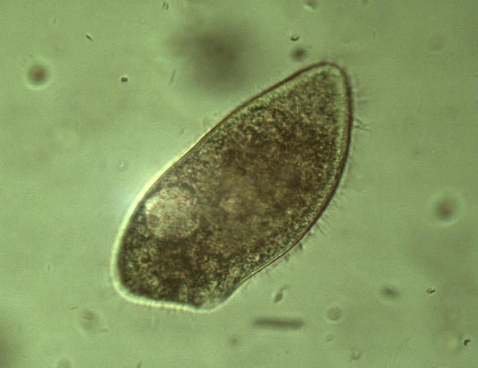
#> input picture 4th Year/Image-Processing/Images/Micro.jpg, 478 x 368 px, found by its file name
$ jupyter execute 'Task 12.ipynb'
#> lines starting #> are read from the running program, lines starting #| are printed output that depends on the picture; after the words box and inside, x2 and y2 are one past the last pixel; in counts of white or black regions, pixels touching at a corner belong together
## Contours
- Using adaptative threshold to create binary mask
- Drawing contours by finding the largest contour in the image (cell)
- Find the orientation of the cell by fitting an ellipse

[cell 1]
import cv2
import numpy as np
from matplotlib import pyplot as plt

I = cv2.imread("../Images/Micro.jpg")
#> I is the input picture: shape (368, 478, 3); mean B, G, R 95.4, 149.9, 130.7
grayImage = cv2.cvtColor(I, cv2.COLOR_BGR2GRAY)
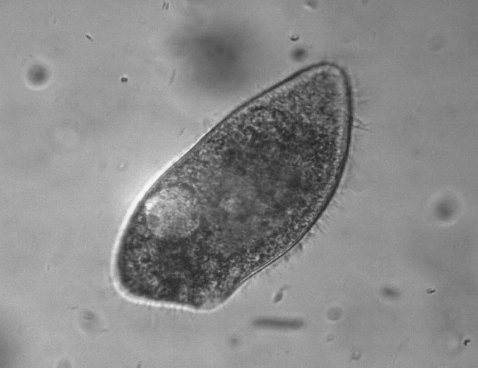
#> grayImage: shape (368, 478); min 36, max 248, mean 137.9

[cell 2]
# Using adaptative threshold to create binary mask
Mask = cv2.adaptiveThreshold(grayImage, maxValue = 255,adaptiveMethod = cv2.ADAPTIVE_THRESH_GAUSSIAN_C,thresholdType = cv2.THRESH_BINARY,blockSize = 205, C = 8)
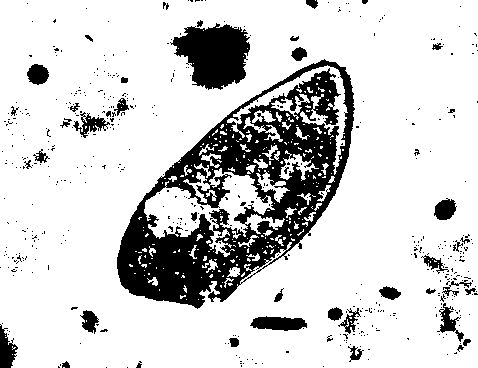
#> Mask: shape (368, 478); 81.6% white; 493 black regions (450 under 20 px), largest, box (x1, y1, x2, y2) and area: (117, 59, 355, 309) 22746, (170, 23, 250, 90) 3541, (250, 316, 307, 331) 622

[cell 3]
inverse_mask = cv2.bitwise_not(Mask)
#> inverse_mask: shape (368, 478); 18.4% white; 493 white regions (450 under 20 px)
ROI = cv2.bitwise_and(I, I, mask = inverse_mask)
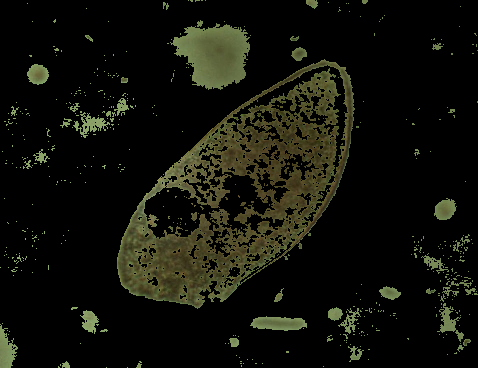
#> ROI: shape (368, 478, 3); mean B, G, R 10.2, 17.8, 17.2

contours, hierarchy = cv2.findContours(inverse_mask, cv2.RETR_EXTERNAL, cv2.CHAIN_APPROX_NONE)
#> contours = 443 contours, 414 with area under 20; largest, box (x1, y1, x2, y2) and area: (117, 59, 355, 309) 33730, (170, 23, 250, 90) 3371, (250, 316, 307, 331) 560, (0, 324, 18, 368) 403, (434, 198, 457, 220) 315

[cell 4]
# Extract and draw the boundary of the cell by finding the largest contour in the image

area_array = []
count = 1
# Make list with contourArea to check the area of the countour
for i, j in enumerate(contours):
    area = cv2.contourArea(j)
    area_array.append(area)
#> this loop made 443 passes
#> area on passes 13, 24, 35: 27.5, 71, 26
#> after the loop, area_array = 443 values, max 33730 at index 384, min 0 at index 0, mean 92.85

# sorting array from biggest to smallest by area using lambda function to order by first element in list (Area)
sorted_array = sorted(zip(area_array, contours), key=lambda x: x[0], reverse=True)
#> sorted_array = 443 items

# Using the second largest countour, most likely to be the shark
cell = sorted_array[0][1]
#> cell = contour of 784 points, box (x1, y1, x2, y2) (117, 59, 355, 309), area 33730

# Draw contours
image = cv2.drawContours(I, cell, -1, (0, 0, 255), 2)

cv2.imshow("image", I)
key = cv2.waitKey(0)
#> (key Esc is pressed here)
cv2.destroyAllWindows()

[cell 5]
ellipse = cv2.fitEllipse(cell)
#> ellipse = ((243.4, 190.2), (144.2, 302.9), 46.14)
newI = cv2.ellipse(I,ellipse, color=(0,255,0))
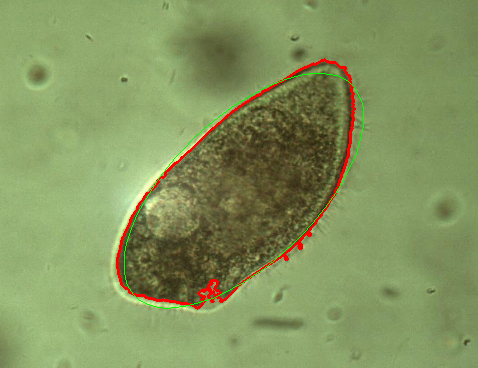
#> newI: shape (368, 478, 3); mean B, G, R 94.2, 148.9, 132.1

cv2.imshow("image", newI)
key = cv2.waitKey(0)
#> (key Esc is pressed here)
cv2.destroyAllWindows()

$ run again, with 4th Year/Image-Processing/Images/image.jpg copied over 4th Year/Image-Processing/Images/Micro.jpg
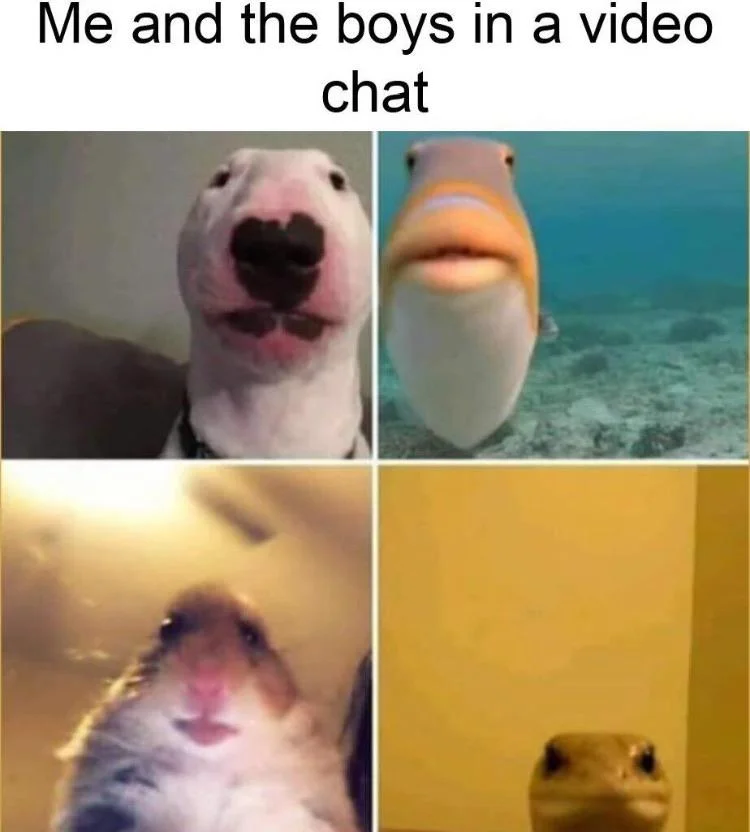
#> input picture 4th Year/Image-Processing/Images/image.jpg, 750 x 832 px, found by its file name
#> I is the input picture: shape (832, 750, 3); mean B, G, R 118, 147.7, 163.1
#> `Mask = cv2.adaptiveThreshold(grayImage, maxValue = 255,adaptiveMethod ..`:
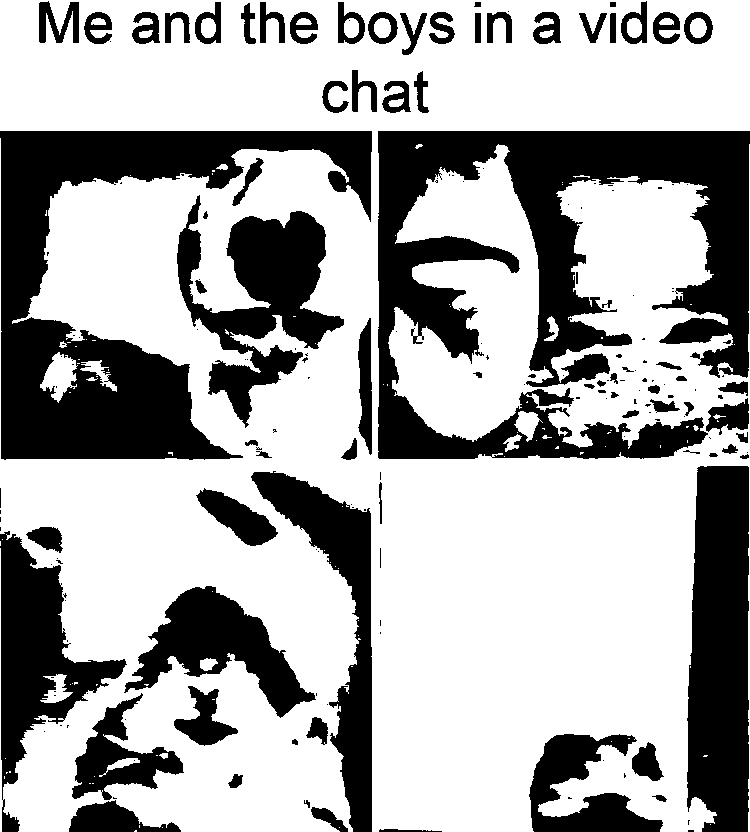
#> Mask: shape (832, 750); 66.3% white; 183 black regions (103 under 20 px), largest, box (x1, y1, x2, y2) and area: (378, 131, 750, 459) 58393, (0, 131, 372, 460) 44347, (687, 466, 749, 832) 20271
#> inverse_mask: shape (832, 750); 33.7% white; 183 white regions (103 under 20 px)
#> contours = 174 contours, 107 with area under 20; largest, box (x1, y1, x2, y2) and area: (378, 131, 750, 459) 56898, (0, 131, 372, 460) 44900, (687, 466, 749, 832) 19840, (177, 195, 344, 428) 15012, (0, 531, 127, 832) 13335
#> the loop `for i, j in enumerate(contours):` made 174 passes
#> area on passes 2, 4, 6: 62.5, 344, 1833.5
#> after the loop `for i, j in enumerate(contours):`: area_array = 174 values, max 56897.5 at index 144, min 0 at index 11, mean 1181.1
#> sorted_array = 174 items
#> cell = contour of 4953 points, box (x1, y1, x2, y2) (378, 131, 750, 459), area 56898
#> `image = cv2.drawContours(I, cell, -1, (0, 0, 255), 2)`:
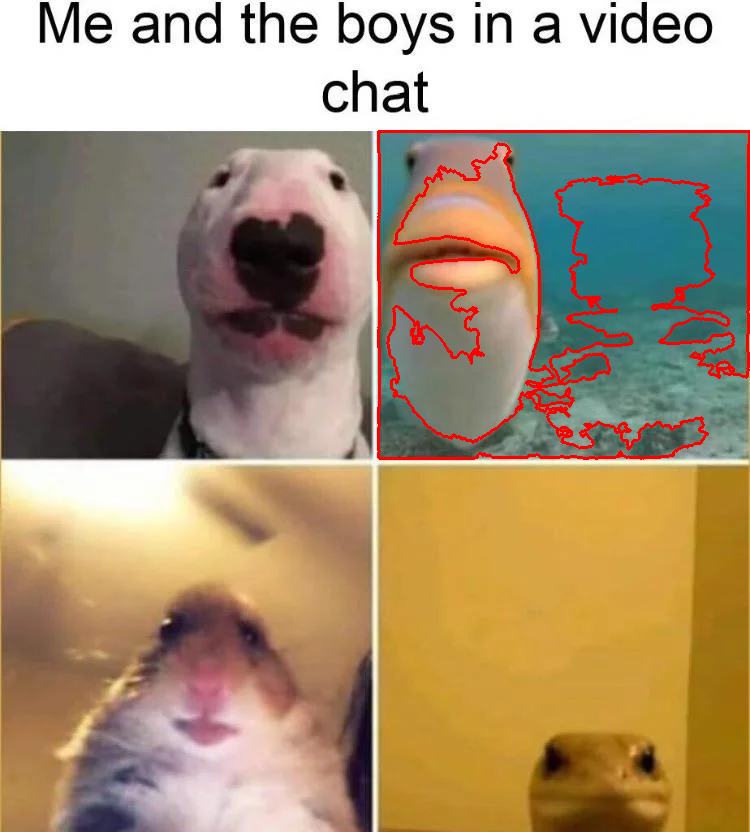
#> image: shape (832, 750, 3); mean B, G, R 115.2, 144.7, 166.5
#> ellipse = ((557.7, 287.6), (324.9, 378.3), 74.29)
